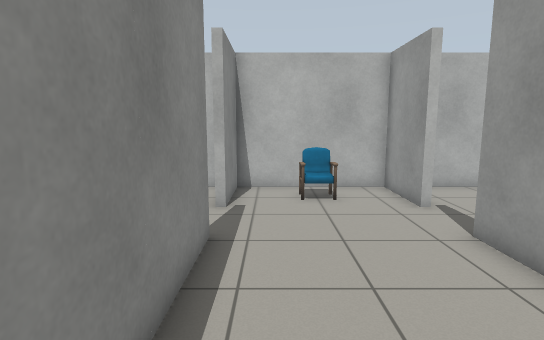
view 1 (above)

20 first-person views from a walk through a world built for the Gazebo simulator. The camera is 1.2 m above the floor, tilts 8° down and sees 80° across. Floor lines are 1 m apart. The floor is counted in squares, 0.5 m on a side. Each view is taken from the middle of a square. On the plan, view 1 faces up. The plan holds only what a view shows up to about 19 squares ahead; the rest is blank.

view 2
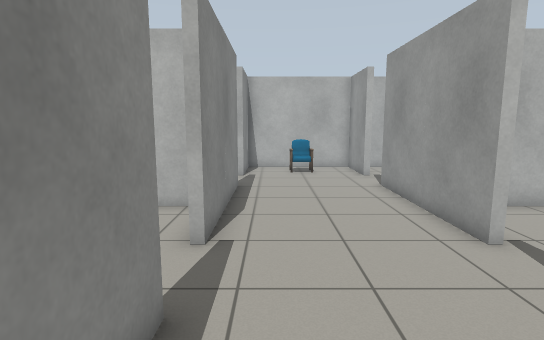

view 3
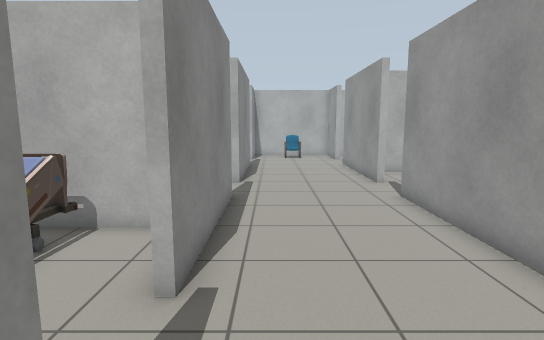

view 4
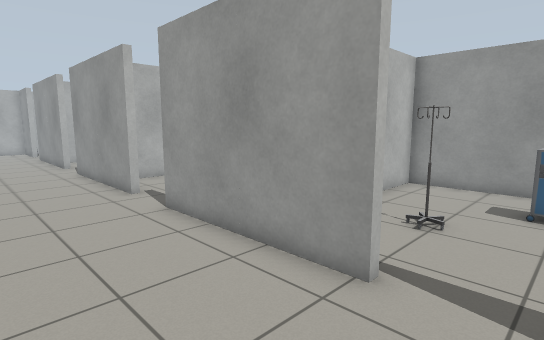

view 5
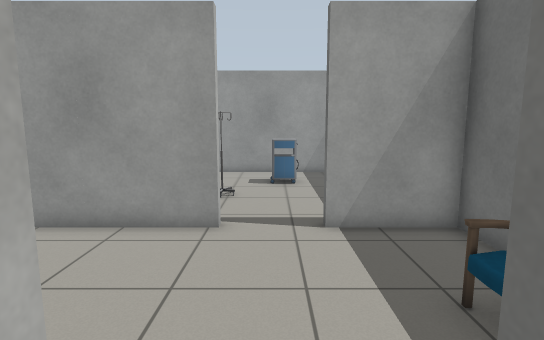

view 6
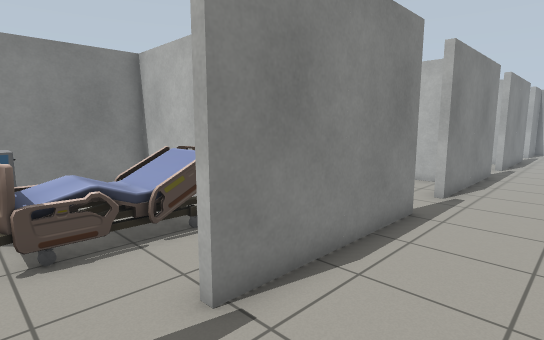

view 7
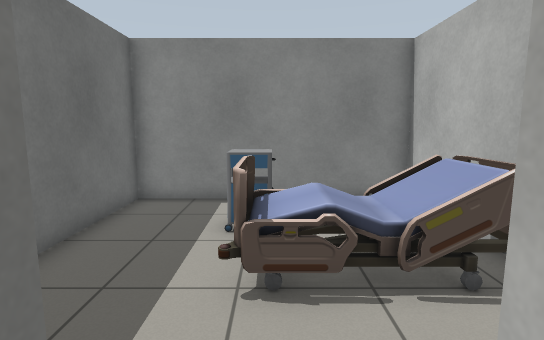

view 8
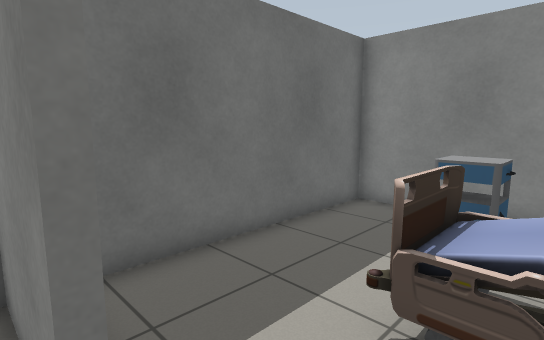

view 9
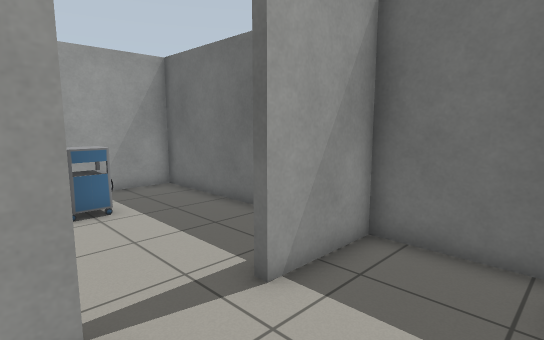

view 10
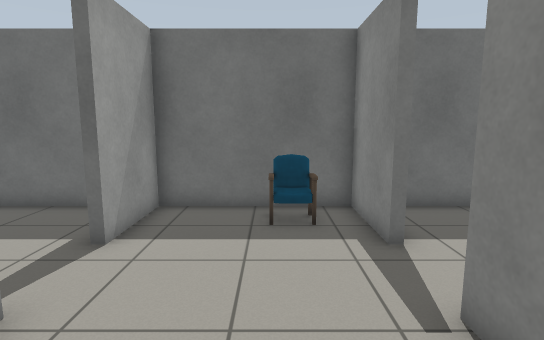

view 11
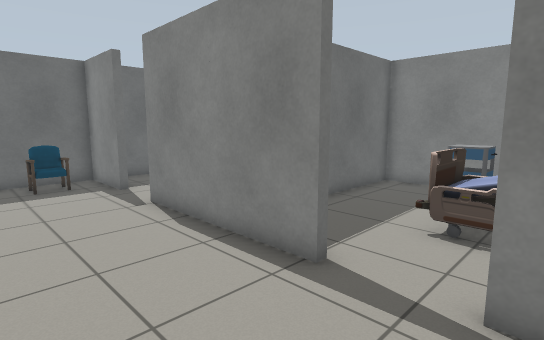

view 12
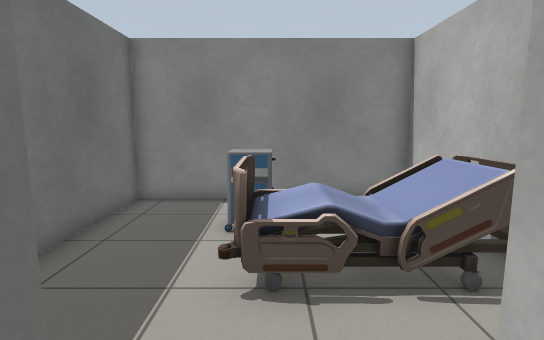

view 13
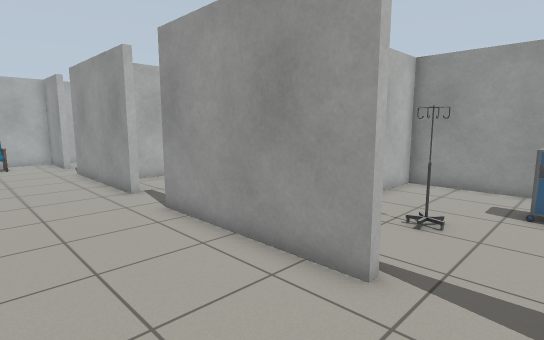

view 14
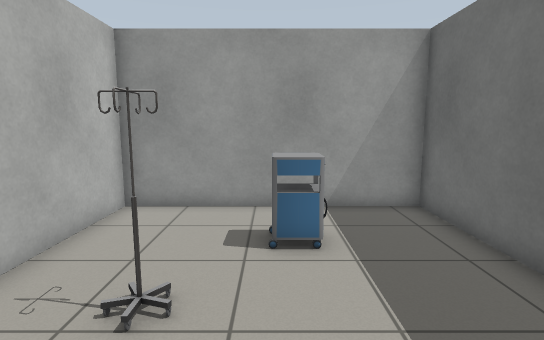

view 15
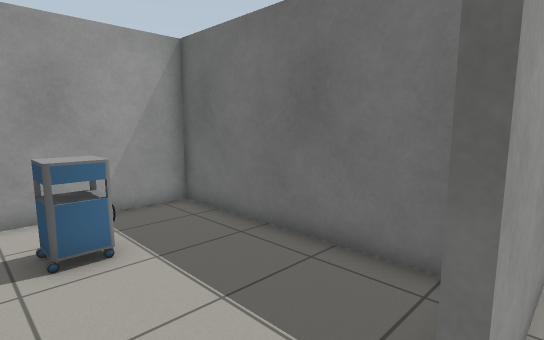

view 16
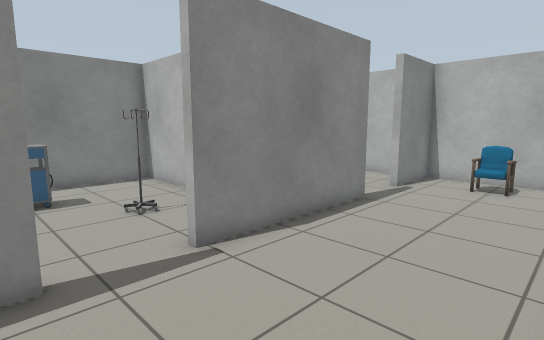

view 17
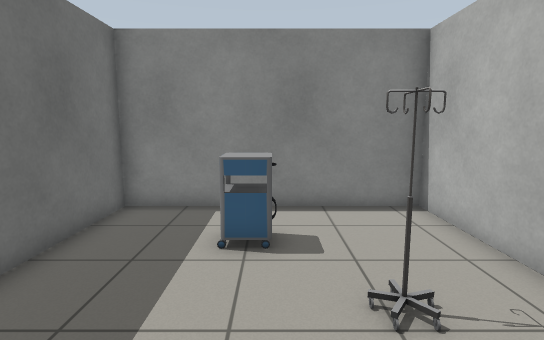

view 18
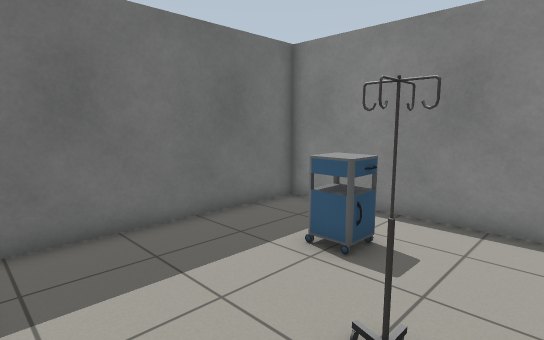

view 19
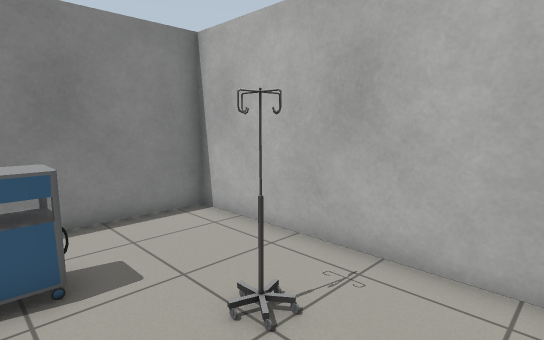

view 20
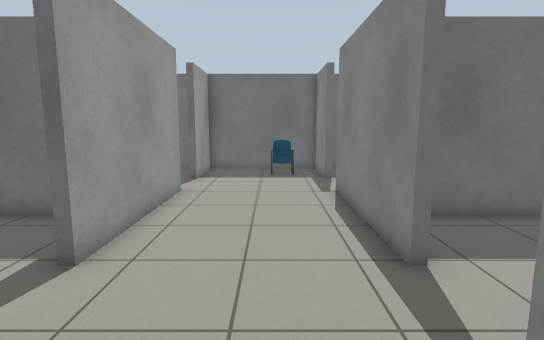

### Floor plan
Points are (right, up) in squares from view 1. A wall is a line through its corners. A room is listed if a view was taken in it or the views show most of it. See-through windows are left out.
Room 1 (views 1, 2, 3, 4, 6, 7, 8, 9, 10, 11, 12, 13, 14, 15, 16, 17, 20)
walls: (-1.3, -2.1) (-1.3, -8.7); (4.4, -8.7) (4.4, -2.2); (4.4, 0.2) (4.4, 6.8); (-1.8, -11.2) (-1.3, -11.2) (-1.3, -17.8); (-1.3, 6.9) (-1.3, 0.2); (4.4, -17.8) (4.4, -11.2); (4.4, 9.2) (4.4, 12.4) (-1.3, 12.4) (-1.3, 9.2); (-1.8, -20.2) (-1.3, -20.2) (-1.3, -23.3) (4.4, -23.3) (4.4, -20.2)
ways out: opening at (-1, -19) to room 2; opening at (-1, -1) to room 3; opening at (5, -19) to room 4; opening at (5, -10) to room 5; opening at (-1, -10) to room 6; opening at (-1, 8); opening at (5, -1); opening at (5, 8)
objects: chair (0, -22) to (1, -22); chair (1, 10) to (2, 11)
Room 2 (view 5)
walls: (-6.4, -14.6) (-10.3, -14.6) (-10.3, -23.3) (-2.1, -23.3); (-1.3, -17.8) (-1.8, -17.8)
ways out: opening at (-1, -19) to room 1
objects: side table (-8, -20) to (-7, -19); other object (-6, -20) to (-4, -15)
Room 3 (views 18, 19)
walls: (-1.3, 0.2) (-1.8, 0.2); (-2, 3.4) (-10.3, 3.4) (-10.3, -5.3) (-2.4, -5.3)
ways out: opening at (-1, -1) to room 1
objects: side table (-8, -2) to (-7, -1); other object (-5, 1)
Room 4 (no view inside)
walls: (4.8, -17.8) (4.4, -17.8); (4.4, -20.2) (4.8, -20.2); (5.4, -23.3) (13.3, -23.3) (13.3, -14.6) (11, -14.6)
ways out: opening at (5, -19) to room 1
objects: other object (8, -17); side table (10, -20) to (11, -19)
Room 5 (no view inside)
walls: (4.8, -8.7) (4.4, -8.7); (7.3, -5.7) (5.9, -5.7); (4.4, -11.2) (4.8, -11.2); (5.5, -14.4) (13.3, -14.4) (13.3, -5.7) (8.9, -5.7)
ways out: opening at (5, -10) to room 1
objects: other object (8, -8); side table (10, -11) to (11, -10)
Room 6 (no view inside)
walls: (-1.3, -8.7) (-1.8, -8.7); (-2.6, -5.7) (-10.3, -5.7) (-10.3, -14.4) (-3.1, -14.4)
ways out: opening at (-1, -10) to room 1
objects: side table (-8, -11) to (-7, -10); other object (-6, -11) to (-4, -6)

Positions as (right, up) in squares from view 1, and headings:
1: (0, 0), facing up
2: (0, -6), facing up
3: (0, -13), facing up
4: (0, -20), facing up-right
5: (-3, -19), facing right
6: (2, -20), facing up-left
7: (0, -19), facing left
8: (-1, -18), facing down-left
9: (1, -17), facing down-right
10: (1, -14), facing down
11: (3, -8), facing down-left
12: (0, -10), facing left
13: (0, -11), facing up-right
14: (4, -10), facing right
15: (4, -9), facing down-right
16: (4, -3), facing up-left
17: (-1, -1), facing left
18: (-2, 2), facing down-left
19: (-2, -2), facing up-left
20: (1, -6), facing down
